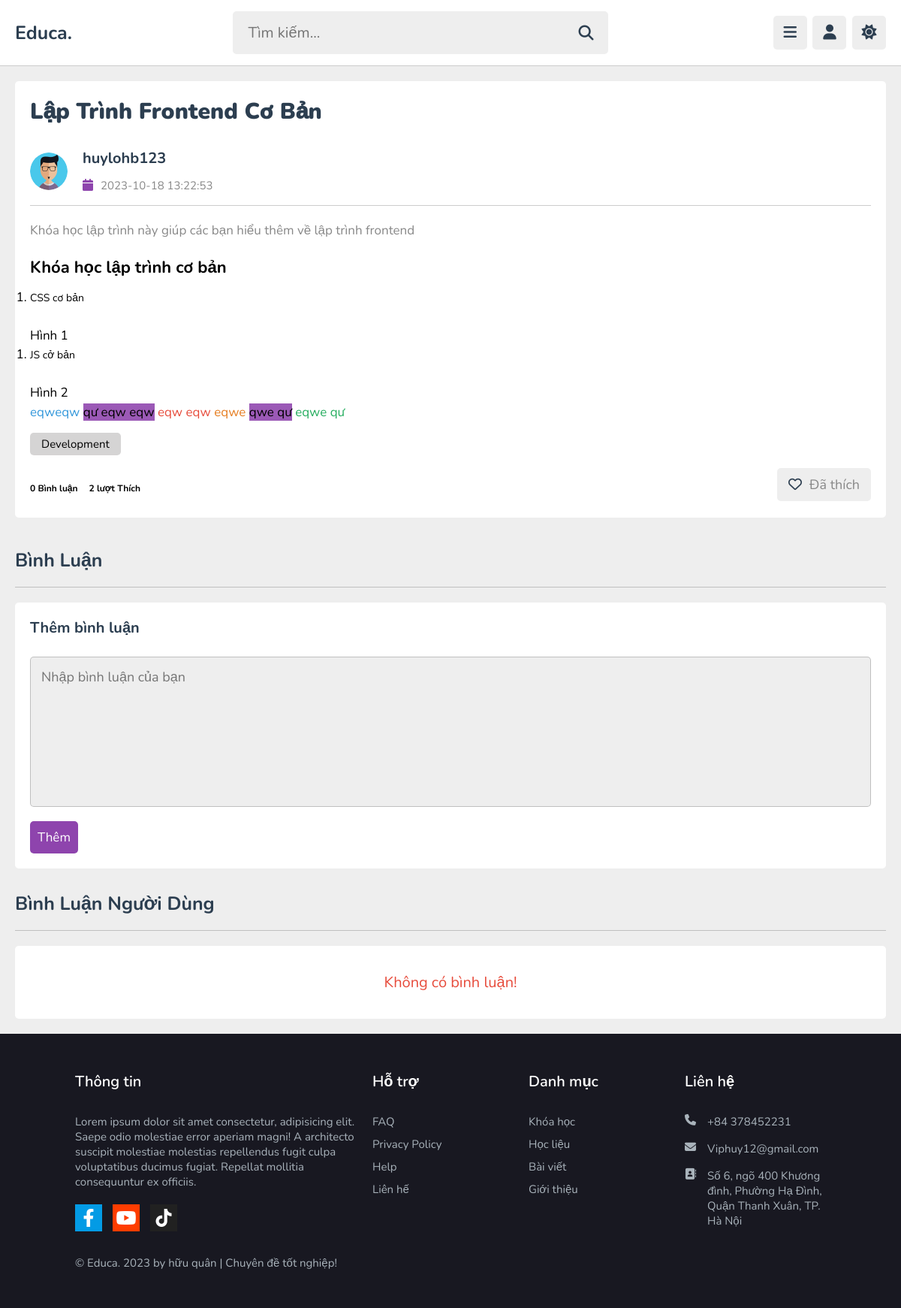
/home.php?title=postdetail&id_baiviet=12 (signed in), run on the app's committed database.
### tables this page shows
CREATE TABLE `tb_baiviet_tags` (
  `id_baiviet` int(30) NOT NULL,
  `id_tag` int(30) NOT NULL,
  `id_baiviet_tag` int(30) NOT NULL
);

CREATE TABLE `tb_bai_viet` (
  `id_baiviet` int(11) NOT NULL,
  `id_taikhoan` int(11) DEFAULT NULL,
  `id_tag` int(11) NOT NULL,
  `noidung_baivet` text DEFAULT NULL,
  `ten_baiviet` text DEFAULT NULL,
  `mota_baiviet` text DEFAULT NULL,
  `ngaydang_baiviet` datetime DEFAULT NULL,
  `anh_baiviet` text DEFAULT NULL,
  `xoa_baiviet` int(11) NOT NULL
);

CREATE TABLE `tb_cms_tai_khoan` (
  `id_cms_taikhoan` int(100) NOT NULL,
  `email` varchar(50) NOT NULL,
  `ten_hien_thi` varchar(50) NOT NULL,
  `mat_khau` varchar(50) NOT NULL,
  `ngay_sinh` date NOT NULL,
  `doi_tuong` int(11) NOT NULL,
  `gioi_tinh` int(11) NOT NULL,
  `sdt` int(11) NOT NULL,
  `hinh_anh` text NOT NULL
);

CREATE TABLE `tb_tag` (
  `id_tag` int(11) NOT NULL,
  `ten_tag` varchar(255) NOT NULL
);

### function.php (called while the page is built, shortened)
<?php
    function GetCountLikeByPost($id_post){
        GLOBAL $conn;
        $filter_id_post= mysqli_real_escape_string($conn, $id_post);
        $sql = "SELECT * FROM tb_thichbaiviet
        JOIN tb_bai_viet ON tb_bai_viet.id_baiviet = tb_thichbaiviet.id_baiviet
        WHERE tb_bai_viet.id_baiviet = '$filter_id_post'";
        $query = mysqli_query($conn, $sql);
        $row = mysqli_num_rows($query);
        return $row;
    }
    function GetCommentByPost($id_post){
        GLOBAL $conn;
        $filter_id_post= mysqli_real_escape_string($conn, $id_post);
        $sql = "SELECT * FROM tb_binh_luan
        JOIN tb_bai_viet ON tb_bai_viet.id_baiviet = tb_binh_luan.id_baiviet
        WHERE tb_bai_viet.id_baiviet = '$filter_id_post'";
        $query = mysqli_query($conn, $sql);
        return $query;
    }
?>

### pages/main/postdetail.php (the view, shortened to what this page needs)
<?php
         include_once './function.php';
      if(isset($_GET['id_baiviet'])){
         $id_baiviet = $_GET['id_baiviet'];
      }
      $sql = "SELECT tb_baiviet_tags.*, tb_bai_viet.*,tb_tag.ten_tag, tb_cms_tai_khoan.ten_hien_thi, tb_cms_tai_khoan.hinh_anh
      FROM tb_baiviet_tags
      JOIN tb_bai_viet ON tb_bai_viet.id_baiviet = tb_baiviet_tags.id_baiviet
      JOIN tb_cms_tai_khoan ON tb_bai_viet.id_taikhoan = tb_cms_tai_khoan.id_cms_taikhoan
      JOIN tb_tag ON tb_tag.id_tag = tb_baiviet_tags.id_tag
      WHERE tb_bai_viet.id_baiviet = $id_baiviet";
      $query = mysqli_query($conn, $sql);
      $row = mysqli_fetch_array($query);
   ?>
<section class="watch-video">
   <div class="video-container">
   <div class="name_post">
         <?php echo $row['ten_baiviet']; ?>
      </div>
      <div class="tutor info">
      <img src="images/images_user/<?php echo $row['hinh_anh']; ?>" alt="">
         <div>
            <a href="#"><h3><?php echo $row['ten_hien_thi']; ?></h3></a>
            <p class="date"><i class="fas fa-calendar"></i><span><?php echo $row['ngaydang_baiviet']; ?></span></p>
         </div>
      </div>
      <div class="title">
         <?php echo $row['mota_baiviet']; ?>
      </div>
      <div class="description">
         <?php echo $row['noidung_baivet']; ?>
      </div>
      <?php
                            $total_like = GetCountLikeByPost($id_baiviet);
                            $total_comment = mysqli_num_rows(GetCommentByPost($id_baiviet));
                        ?>
      <div class="postItem_info">
      <a class="postItem_tags" href="home.php?title=searchtag&tag=<?php echo $row['ten_tag']; ?>"><?php echo $row['ten_tag'] ?></a>
      </div>
      <form action="" method="post" class="flex description">
      <div class="flex description">
        <h4 style="font-size: 1.2rem;"><?php echo $total_comment; ?> Bình luận</h4>
        <h4 style="font-size: 1.2rem;"><?php echo $total_like; ?> lượt Thích</span></h4>
      </div>
      <?php
               $sqlLikePost = "SELECT * FROM tb_thichbaiviet
               WHERE tb_thichbaiviet.id_baiviet = $id_baiviet AND tb_thichbaiviet.id_taikhoan = $id_taikhoan";
               $queryLikePost = mysqli_query($conn, $sqlLikePost);
               if(mysqli_num_rows($queryLikePost) < 1){
             ?>
        <button name="likepost"><i class="far fa-heart"></i><span>Thích</span></button>
            <?php
               }else{
            ?>
        <button name="Unlikepost"><i class="far fa-heart"></i><span>Đã thích</span></button>
            <?php
               }
            ?>
      </form>
   </div>
</section>
<?php
   $sqlCmt = "SELECT tb_binh_luan.*, tb_tai_khoan.hinh_anh, tb_tai_khoan.ten_hien_thi
   FROM tb_binh_luan
   JOIN tb_tai_khoan ON tb_tai_khoan.id_taikhoan = tb_binh_luan.id_taikhoan
   JOIN tb_bai_viet ON tb_bai_viet.id_baiviet = tb_binh_luan.id_baiviet
   WHERE tb_bai_viet.id_baiviet = '$id_baiviet'";
   $queryCmt = mysqli_query($conn, $sqlCmt);
 ?>
<section class="comments">
<h1 class="heading">Bình luận</h1>
   <form action="" class="add-comment">
      <h3>Thêm bình luận</h3>
      <textarea name="comment_box" placeholder="Nhập bình luận của bạn" required maxlength="1000" cols="30" rows="10"></textarea>
      <input type="submit" value="Thêm" class="inline-btn" name="add_comment">
   </form>
   <h1 class="heading">Bình luận người dùng</h1>
   <div class="box-container">
      <?php
         if(mysqli_num_rows($queryCmt) > 0){
            while($rowComment = mysqli_fetch_assoc($queryCmt)){
       ?>
      <div class="box">
         <div class="user">
         <img src="../../images/images_user/<?php echo $rowComment['hinh_anh']; ?>" alt="">
            <div>
               <h3><?php echo $rowComment['ten_hien_thi']; ?></h3>
               <span><?php echo $rowComment['ngay_binhluan']; ?></span>
            </div>
         </div>
         <div class="comment-box"><?php echo $rowComment['noidung_binhluan']; ?></div>
         <?php
            $id_binhluan = $rowComment['id_binhluan'];
            $total_like_comment = GetCountLikeByComment($id_binhluan);
         ?>
         <form action="" class="flex-btn description" style="<?php if($rowComment["id_taikhoan"] != $id_taikhoan) echo "float: right;"; else echo ""; ?>">
            <?php
               if($rowComment["id_taikhoan"] == $id_taikhoan){
            ?>
            <div class="option_before">
               <input type="button" value="Chỉnh sửa" name="edit_comment" class="inline-option-btn btnEdit">
               <input type="button" value="Xóa" name="delete_comment" class="inline-delete-btn btnDelete">
            </div>
            <div class="option_after" style="display: none;">
               <input type="submit" value="Lưu" name="save_comment" class="inline-option-btn btnSave">
               <input type="button" value="Hủy" name="cancel_comment" class="inline-delete-btn btnCancel">
            </div>
            <?php
               }
            ?>
            <button href="#" class="inline-option-btn btnlike" style="color: var(--light-color); "><?php echo $total_like_comment; ?> <i class="far fa-heart"></i></button>
         </form>
      </div>
      <?php
            }
      }else{
         echo '<p class="empty">Không có bình luận!</p>';
      }
      ?>
   </div>
</section>

### css/style.css (style rules this page uses)
:root { --main-color:#8e44ad; --red:#e74c3c; --orange:#f39c12; --light-color:#888; --light-bg:#eee; --black:#2c3e50; --white:#fff; --border:.1rem solid rgba(0,0,0,.2); }
* { font-family: 'Nunito', sans-serif; margin:0; padding:0; box-sizing: border-box; outline: none; border:none; text-decoration: none; }
html { font-size: 62.5%; overflow-x: hidden; }
body { background-color: var(--light-bg); }
section { padding:2rem; margin: 0 auto; }
.heading { font-size: 2.5rem; color:var(--black); margin-bottom: 2.5rem; border-bottom: var(--border); padding-bottom: 1.5rem; text-transform: capitalize; }
.inline-btn, .inline-option-btn, .inline-delete-btn, .btn, .delete-btn, .option-btn { border-radius: .5rem; color:#fff; font-size: 1.8rem; cursor: pointer; text-transform: capitalize; padding:1rem 3rem; text-align: center; margin-top: 1rem; }
.inline-btn, .inline-option-btn, .inline-delete-btn { display: inline-block; }
.btn, .inline-btn { background-color: var(--main-color); }
.watch-video .video-container { background-color: var(--white); border-radius: .5rem; padding: 2rem; }
.watch-video .video-container .title { font-size: 2rem; color: var(--black); }
.watch-video .video-container .info { display: flex; margin-top: 1.5rem; margin-bottom: 2rem; border-bottom: var(--border); padding-bottom: 1.5rem; gap: 2.5rem; align-items: center; }
.watch-video .video-container .info p { font-size: 1.6rem; }
.watch-video .video-container .info p span { color: var(--light-color); }
.watch-video .video-container .info i { margin-right: 1rem; color: var(--main-color); }
.watch-video .video-container .tutor { display: flex; align-items: center; gap: 2rem; margin-bottom: 1rem; }
.watch-video .video-container .tutor img { border-radius: 50%; height: 5rem; width: 5rem; object-fit: cover; }
.watch-video .video-container .tutor h3 { font-size: 2rem; color: var(--black); margin-bottom: .2rem; }
.watch-video .video-container .tutor span { font-size: 1.5rem; color: var(--light-color); }
.watch-video .video-container .flex { display: flex; align-items: center; justify-content: space-between; gap: 1.5rem; }
.watch-video .video-container .flex button { border-radius: .5rem; padding: 1rem 1.5rem; font-size: 1.8rem; cursor: pointer; background-color: var(--light-bg); }
.watch-video .video-container .flex button i { margin-right: 1rem; color: var(--black); }
.watch-video .video-container .flex button span { color: var(--light-color); }
.watch-video .video-container .title { line-height: 1.5; font-size: 1.7rem; color: var(--light-color); margin-top: 2rem; }
.watch-video .video-container .description { line-height: 1.5; font-size: 1.7rem; color: #000; margin-top: 2rem; }
.watch-video .video-container .name_post { font-weight: 1000; padding-bottom: 0.8rem; font-size: 3rem; color: var(--black); text-transform: capitalize; margin-bottom: 2rem; }
.comments .add-comment { background-color: var(--white); border-radius: .5rem; padding: 2rem; margin-bottom: 3rem; }
.comments .add-comment h3 { font-size: 2rem; color: var(--black); margin-bottom: 1rem; }
.comments .add-comment textarea { height: 20rem; resize: none; background-color: var(--light-bg); border-radius: .5rem; border: var(--border); padding: 1.4rem; font-size: 1.8rem; color: var(--black); width: 100%; margin: .5rem 0; }
.comments .box-container { display: grid; gap: 2.5rem; background-color: var(--white); padding: 2rem; border-radius: .5rem; }
@media (max-width:1200px) { body { padding-left: 0; } }
.description p, h1, h2, h3, h4, h5, image { padding-bottom: 10px; }

### data on the page
tb_baiviet_tags: id_baiviet.ten_baiviet "Lập Trình Frontend Cơ Bản", tb_cms_tai_khoan.hinh_anh (picture), tb_cms_tai_khoan.ten_hien_thi "huylohb123", id_baiviet.ngaydang_baiviet "2023-10-18 13:22:53", id_baiviet.mota_baiviet "Khóa học lập trình này giúp các bạn hiểu thêm về lập trình frontend", id_baiviet.noidung_baivet "Khóa học lập trình cơ bản CSS cơ bản Hình 1 JS cở bản Hình 2 eqweqw qư eqw eqw eqw eqw eqwe qwe qư eqwe qư", id_tag.ten_tag "Development"

### other printed values
$total_comment "0"
$total_like "2"
